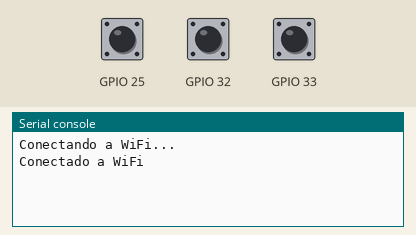
Bench run of a program on a simulated ESP32 board running MicroPython. Shown: the last lines printed to the serial console. Inputs (shaded band) come from the test bench; at power-on: GPIO 25 HIGH, GPIO 32 HIGH, GPIO 33 HIGH. WiFi joins after 1.5 s; the clock reads 2024-03-15 10:24:30 at power-on unless the program sets it; no MQTT or app messages arrive unless stated; requests to the public web service named in the program get a made-up reply in its usual format after 0.4 s (London, UTC, broken clouds, 64 % humidity, 1013 hPa unless stated).

Above: at 2.7 s.
2.8 s: GPIO 25 pulled LOW for 0.15 s
At 4.5 s:
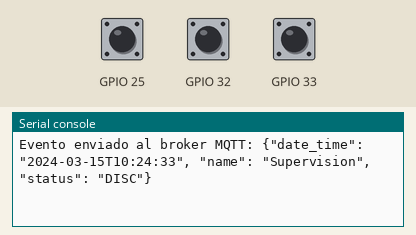
4.8 s: GPIO 32 pulled LOW for 0.15 s
At 6.4 s:
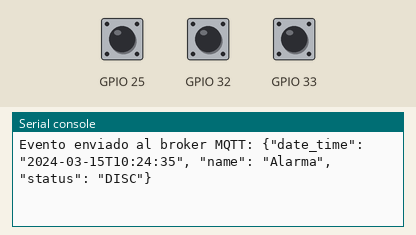
6.7 s: GPIO 33 pulled LOW for 0.15 s
At 8.0 s:
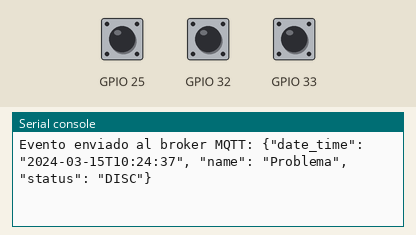
8.6 s: GPIO 25 pulled LOW for 1 s
At 9.8 s:
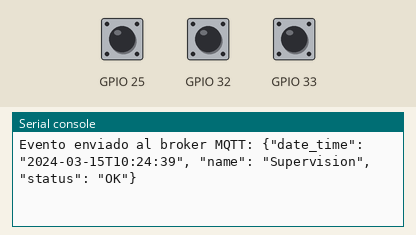
11.1 s: GPIO 32 pulled LOW for 1 s
At 12.1 s:
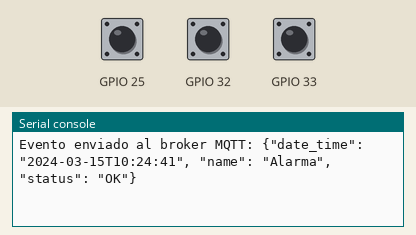
13.6 s: GPIO 33 pulled LOW for 1 s
At 14.8 s:
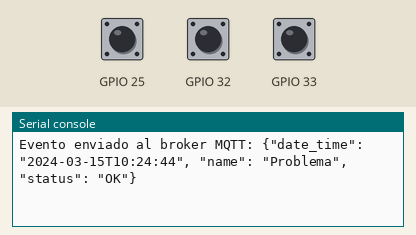

The program:

main.py
```python
import urequests
import utime
import json
from wifi_manager import WiFiManager
from mqtt_manager import MQTTManager
from relay_manager import RelayManager

# Configuration
SSID = "PABLO-2.4G"
PASSWORD = "47009410"
MQTT_BROKER = "node02.myqtthub.com"
MQTT_PORT = 8883
MQTT_CLIENT_ID = "ESP32-PQ1"
MQTT_USER = "ESP32-1"
MQTT_PASSWORD = "esp32"
RELAY_PINS = [32, 33, 25]
RELAY_NAMES = {
    32: "Alarma",
    33: "Problema",
    25: "Supervision"
}

# Managers
wifi_manager = WiFiManager(SSID, PASSWORD)
mqtt_manager = MQTTManager(MQTT_BROKER, MQTT_PORT, MQTT_CLIENT_ID, MQTT_USER, MQTT_PASSWORD)
relay_manager = RelayManager()

def get_current_datetime():
    try:
        response = urequests.get("http://worldtimeapi.org/api/timezone/America/Lima")
        data = response.json()
        current_datetime = data["datetime"]
        return current_datetime
    except Exception as e:
        print("Error al obtener la fecha y hora:", e)
        return None

def relay_callback(pin, pin_num):
    current_datetime = get_current_datetime()
    if current_datetime:
        message = {
            "date_time": current_datetime[:19],  # Formato YYYY-MM-DD HH:MM:SS
            "name": RELAY_NAMES.get(pin_num, "Unknown Relay"),
            "status": "DISC" if pin.value() else "OK"
        }
        mqtt_manager.publish_event(f"EMPRESA_TEST/{MQTT_CLIENT_ID}/eventos", json.dumps(message))

def main():
    wifi_manager.connect_wifi()
    for relay_pin in RELAY_PINS:
        pin = relay_manager.setup_relay(relay_pin, relay_callback)
    while True:
        utime.sleep(10)  # Tiempo de espera reducido para operaciones más receptivas
        wifi_manager.check_connection()  # Verificar y mantener la conexión WiFi regularmente

if __name__ == "__main__":
    main()
```

wifi_manager.py
```python
import machine
import utime
import network
import urequests

class WiFiManager:
    def __init__(self, ssid, password):
        self.ssid = ssid
        self.password = password
        self.sta_if = network.WLAN(network.STA_IF)
        self.wifi_connected = False

    def connect_wifi(self):
        if not self.sta_if.isconnected():
            print("Conectando a WiFi...")
            self.sta_if.active(True)
            self.sta_if.connect(self.ssid, self.password)
            while not self.sta_if.isconnected():
                pass
            print("Conectado a WiFi")
            self.wifi_connected = True

    def check_connection(self):
        if not self.sta_if.isconnected():
            print("Reconectando a WiFi...")
            self.connect_wifi()

    def get_current_time(self):
        self.check_connection()
        current_time = self._get_world_time()
        return current_time

    def _get_world_time(self):
        try:
            response = urequests.get("http://worldtimeapi.org/api/timezone/America/Lima")
            data = response.json()
            current_datetime = data["datetime"]
            response.close()
            return self._format_datetime(current_datetime)
        except Exception as e:
            print("Error al obtener la fecha y hora:", e)
            return None

    def _format_datetime(self, datetime_str):
        # Formatear la fecha y hora según los requisitos
        year, month, day = datetime_str[:10].split("-")
        time_str = datetime_str[11:19]
        return f"el {day}-{month}-{year} a las {time_str}"

def main():
    wifi_manager = WiFiManager("Tu-SSID", "Tu-Contraseña")
    wifi_manager.connect_wifi()
    while True:
        current_time = wifi_manager.get_current_time()
        if current_time:
            print("Hora actual:", current_time)
        utime.sleep(60)  # Esperar 60 segundos

if __name__ == "__main__":
    main()
```

mqtt_manager.py
```python
from umqtt.robust import MQTTClient
import time

class MQTTManager:
    def __init__(self, broker, port, client_id, user, password):
        self.broker = broker
        self.port = port
        self.client_id = client_id
        self.user = user
        self.password = password
        self.client = None

    def ensure_client(self):
        if self.client is None:
            self.client = MQTTClient(self.client_id.encode('utf-8'), self.broker, self.port,
                                     user=self.user.encode('utf-8'), password=self.password.encode('utf-8'), ssl=True)
            self.connect_mqtt()

    def connect_mqtt(self):
        try:
            self.client.connect()
            print("Connected to MQTT Broker!")
        except Exception as e:
            print(f"Failed to connect to MQTT: {str(e)}")
            self.client = None
            time.sleep(5)  # Delay before retry
            self.ensure_client()

    def publish_event(self, topic, message):
        try:
            self.ensure_client()  # Ensure that client is connected
            self.client.publish(topic, message, qos=1)
            print(f"Evento enviado al broker MQTT: {message}")
        except Exception as e:
            print(f"Failed to publish: {str(e)}")
            self.client = None
            self.ensure_client()  # Reconnect on failure
```

relay_manager.py
```python
from machine import Pin
import time

class RelayManager:
    def __init__(self):
        self.relays = {}
        self.relay_states = {}
        self.last_trigger_time = {}

    def setup_relay(self, pin_num, callback):
        pin = Pin(pin_num, Pin.IN, Pin.PULL_UP)
        self.relays[pin_num] = pin
        self.relay_states[pin_num] = pin.value()
        pin.irq(trigger=Pin.IRQ_RISING | Pin.IRQ_FALLING, handler=lambda p: self.debounce(pin_num, p, callback))
        return pin

    def debounce(self, pin_num, pin, callback):
        current_time = time.ticks_ms()
        if current_time - self.last_trigger_time.get(pin_num, 0) > 300 and self.relay_states[pin_num] != pin.value():  # 300 ms debounce period
            self.relay_states[pin_num] = pin.value()  # Actualizar el estado del relay
            callback(pin, pin_num)
            self.last_trigger_time[pin_num] = current_time
```

Measured:
- after the input at 2.8 s, the serial console: prints a new line after 0.55 s (image 1)
- after the input at 4.8 s, the serial console: prints a new line after 0.40 s (image 2)
- after the input at 6.7 s, the serial console: prints a new line after 0.40 s (image 3)
- after the input at 8.6 s, the serial console: prints a new line after 0.40 s (image 4)
- after the input at 11.1 s, the serial console: prints a new line after 0.40 s (image 5)
- after the input at 13.6 s, the serial console: prints a new line after 0.40 s (image 6)
